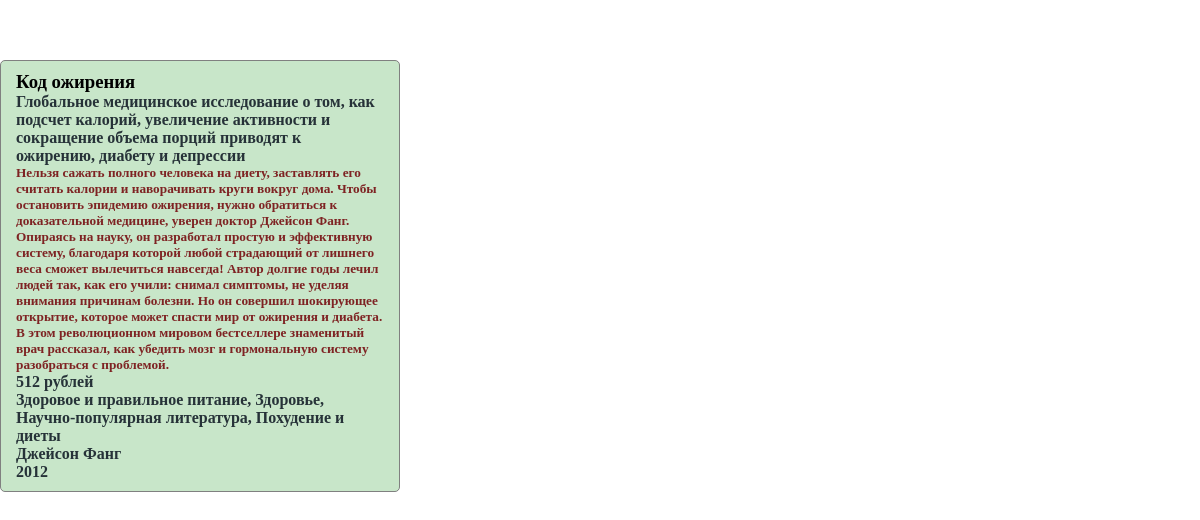
Screenshot of /book-detail/5/ with the database file from the repository.
### main/models.py (models this page shows)
class Books(models.Model):
    title=models.CharField(max_length=100)
    subtitle=models.CharField(max_length=200)
    description=models.TextField()
    price=models.CharField(max_length=50)
    genre=models.TextField()
    author=models.CharField(max_length=100)
    year=models.CharField(max_length=10)
    date=models.DateTimeField(auto_now_add=True)
    created_at=models.DateTimeField(auto_now_add=True)
    is_closed=models.BooleanField(default=False)
    is_favorite=models.BooleanField(default=False)

### main/views.py (the view)
# urls.py: path("book-detail/<id>/",book_detail,name="book-detail"),
def book_detail(request,id):
    todo_object=Books.objects.filter(id=id)
    return render(request, 'book_detail.html',{"todo_list":todo_object})

### main/templates/book_detail.html (shortened to what this page needs)
{% load static %}
<!DOCTYPE html>
<html lang="en">
<head>
    <link rel="stylesheet" href="{% static 'styles/styles.css' %}"/>
</head>
<body>
        <div class="todo_container"></div>
            {% for todo in todo_list %}
            <div class="todo_item">
                <h3>{{ todo.title }}</h3>
                <h4>{{ todo.subtitle }}</h4>
                <h5>{{ todo.description }}</h5>
                <h4>{{ todo.price }}</h4>
                <h4>{{ todo.genre }}</h4>
                <h4>{{ todo.author }}</h4>
                <h4>{{ todo.year }}</h4>
            </div>
            {% endfor %}
</body>
</html>

### main/static/styles/styles.css (style rules this page uses)
* { box-sizing: border-box; margin: 0; padding: 0; color: #263238; }
.todo_container { padding: 30px 20px; display: flex; justify-content: space-around; flex-wrap: wrap; width: 100%; }
.todo_item { border:1px solid gray; border-radius: 5px; width: 400px; height: auto; padding: 10px 15px; background-color: #c8e6c9; margin-bottom: 20px; }
h3 { color:black; }
h5 { color:rgb(126, 35, 35); }

### rows the page displays
Books: title "Код ожирения", subtitle "Глобальное медицинское исследование о том, как подсчет калорий, увеличение активности и сокращение объема порций приводят к ожирению, диабету и депрессии", description "Нельзя сажать полного человека на диету, заставлять его считать калории и наворачивать круги вокруг дома. Чтобы остановить эпидемию ожирения, нужно обратиться к доказательной медицине, уверен доктор Джейсон Фанг. Опираясь на науку, он разработал простую и эффективную систему, благодаря которой любой страдающий от лишнего веса сможет вылечиться навсегда! Автор долгие годы лечил людей так, как его учили: снимал симптомы, не уделяя внимания причинам болезни. Но он совершил шокирующее открытие, которое может спасти мир от ожирения и диабета. В этом революционном мировом бестселлере знаменитый врач рассказал, как убедить мозг и гормональную систему разобраться с проблемой.", price "512 рублей", genre "Здоровое и правильное питание, Здоровье, Научно-популярная литература, Похудение и диеты", author "Джейсон Фанг", year "2012"
